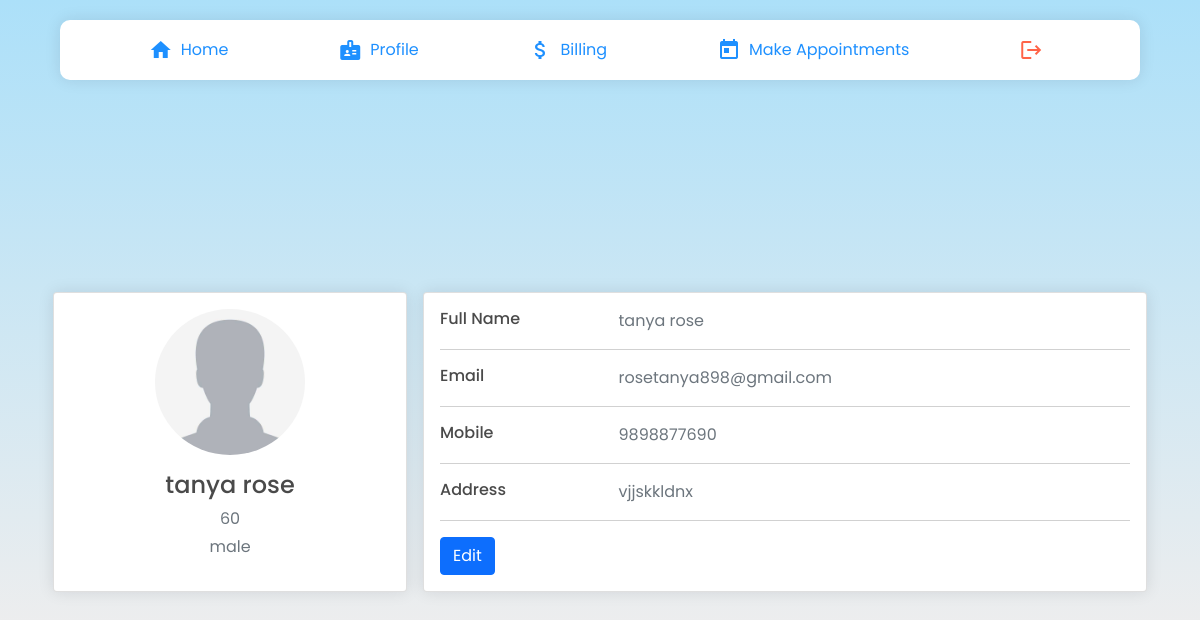
The page /patients/info/ (signed in) on the database its author committed.
### patients/models.py (models this page shows, shortened)
class Patient(models.Model):
    user = models.OneToOneField(User, on_delete= models.CASCADE, primary_key= True)
    pname=models.CharField(max_length=200, null=True)
    age=models.CharField(max_length=4, null=True)
    gender= models.CharField(max_length=6, null=True)
    email=models.CharField(max_length=200, null=True)
    address= models.CharField(max_length=500, null=True)
    phone_regex = RegexValidator( regex = r'^\+?1?\d{9,10}$', message ="Phone number must be entered in the format +919999999999. Up to 10 digits allowed.")
    phone = models.CharField('Phone',validators =[phone_regex], max_length=10, unique = True,null=True)
    date_created= models.DateTimeField(auto_now_add=True, null=True)

### patients/views.py (the view)
# urls.py: path('info/', views.patinfo, name='pat_info'),
def patinfo(request):
  p = Patient.objects.get(user_id=request.user)
  return render(request, 'patinfo.html', {'p':p})

### patients/templates/patinfo.html (shortened to what this page needs)
{% extends "navbar.html" %} {% load static %} {% block head%}
<link
  rel="stylesheet"
  type="text/css"
  href="{% static 'css/profile.css' %}"
/>
<link href="https://cdn.jsdelivr.net/npm/bootstrap@5.1.3/dist/css/bootstrap.min.css" rel="stylesheet">
{% endblock %} {% block content %}
    <div class="doctorHomeMain">
        <div class="cards">
        <div class="container">
            <div class="main-body">
                  <div class="row gutters-sm">
                    <div class="col-md-4 mb-3">
                      <div class="card">
                        <div class="card-body">
                          <div class="d-flex flex-column align-items-center text-center">
                            <img src="{% static 'img/patient.jpg' %}" alt="Admin" class="rounded-circle" width="150">
                            <div class="mt-3">
                              <h4>{{p.pname}}</h4>
                              <p class="text-secondary mb-1">{{p.age}}</p>
                              <p class="text-muted font-size-sm">{{p.gender}}</p>
                            </div>
                          </div>
                        </div>
                      </div>
                    </div>
                    <div class="col-md-8">
                      <div class="card mb-3">
                        <div class="card-body">
                          <div class="row">
                            <div class="col-sm-3">
                              <h6 class="mb-0">Full Name</h6>
                            </div>
                            <div class="col-sm-9 text-secondary">
                              {{p.pname}}
                            </div>
                          </div>
                          <hr>
                          <div class="row">
                            <div class="col-sm-3">
                              <h6 class="mb-0">Email</h6>
                            </div>
                            <div class="col-sm-9 text-secondary">
                              {{p.email}}
                            </div>
                          </div>
                          <hr>
                          <div class="row">
                            <div class="col-sm-3">
                              <h6 class="mb-0">Mobile</h6>
                            </div>
                            <div class="col-sm-9 text-secondary">
                              {{p.phone}}
                            </div>
                          </div>
                          <hr>
                          <div class="row">
                            <div class="col-sm-3">
                              <h6 class="mb-0">Address</h6>
                            </div>
                            <div class="col-sm-9 text-secondary">
                                {{p.address}}
                            </div>
                          </div>
                          <hr>
                          <a href="/patients/profileEdit"><button class="btn btn-primary">Edit</button></a>
                        </div>
                      </div>
                    </div>
                  </div>
                </div>
            </div>
        </div>
    </body>
    {% endblock %}

### static/css/style.css (style rules this page uses)
body { margin: 0; padding: 0; box-sizing: border-box; font-family: "Poppins"; text-decoration: none; list-style-type: none; }
.doctorHomeMain { width: 100vw; min-height: 100vh; background-image: linear-gradient(to top, #fff1eb 0%, #ace0f9 100%); overflow-x: hidden; display: flex; align-items: center; justify-content: center; flex-direction: column; }

### static/css/register.css (style rules this page uses)
* { margin: 0; padding: 0; box-sizing: border-box; font-family: "Poppins", sans-serif; }
body { height: 100vh; background-image: linear-gradient(to top, #fff1eb 0%, #ace0f9 100%); overflow: auto; width: 100%; margin-top: 0%; align-items: center; justify-content: center; }

### static/css/profile.css (style rules this page uses)
body { margin: 0; padding: 0; box-sizing: border-box; font-family: "Poppins"; text-decoration: none; list-style-type: none; overflow-x: hidden; }
.doctorHomeMain { width: 100vw; min-height: 100vh; background-image: linear-gradient(to top, #fff1eb 0%, #ace0f9 100%); overflow-x: hidden; display: flex; align-items: center; justify-content: center; flex-direction: column; }
.main-body { padding: 15px; margin-top: 100px; }
.cards { width: 100%; }
.card { box-shadow: rgba(17, 17, 26, 0.1) 0px 0px 16px; }
.card { position: relative; display: flex; flex-direction: column; min-width: 0; word-wrap: break-word; background-color: #fff; background-clip: border-box; border: 0 solid rgba(0, 0, 0, 0.125); border-radius: 0.25rem; }
.card-body { flex: 1 1 auto; min-height: 1px; padding: 1rem; }
.gutters-sm { margin-right: -8px; margin-left: -8px; }
.gutters-sm > .col, .gutters-sm > [class*="col-"] { padding-right: 8px; padding-left: 8px; }
.mb-3, .my-3 { margin-bottom: 1rem !important; }

### rows shown on the page
Patient: pname "tanya rose", age "60", gender "male", email "rosetanya898@gmail.com", phone "9898877690", address "vjjskkldnx"
